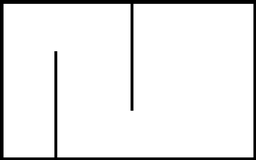
#> input picture world_data/intermediate_eval_1.png, 256 x 160 px, shrunk from 800 x 500 before the run, found by its file name
$ python image_cleaning.py
#> lines starting #> are read from the running program, lines starting #| are printed output that depends on the picture
### src/place_bot/tools/progress_bar.py
import sys


def print_progress_bar(index: float, total: float, label: str):
    """
    The print_progress_bar function is used to display a progress bar in the
    console. It takes three inputs: index, total, and label. The function
    calculates the progress percentage based on the current index and total,
    and then prints a progress bar with the corresponding percentage and label.

    Example Usage
        print_progress_bar(3, 10, "Processing")  # [====      ] 30%  Processing

    Inputs
        index (float): The current index or position in the progress.
        total (float): The total number of items or steps in the progress.
        label (str): The label or description of the progress.
    """
    n_bar = 50  # Progress bar width
    progress = index / total
    percentage = int(100 * progress)
    sys.stdout.write('\r')
    sys.stdout.write("[{:<{}}] {:3.0f}%     {}".
                     format("=" * int(n_bar * progress), n_bar,
                            percentage, label))
    sys.stdout.flush()

### src/place_bot/tools/image_cleaning.py
import cv2
import numpy as np

from place_bot.tools.progress_bar import print_progress_bar


def wall_width_correction(image_source: cv2.Mat) -> cv2.Mat:
    """
    Corrects the width of wall segments in a binary image to a standard width.

    Args:
        image_source (cv2.Mat): The input binary image.

    Returns:
        cv2.Mat: The corrected image with standardized wall widths.
    """
    img = image_source.copy()
    rows, cols = img.shape
    # imgTarget = np.zeros((rows, cols), np.uint8)
    # print("image_source.shape", image_source.shape)
    # print("imgTarget.shape", imgTarget.shape)

    new_width = 9

    # line by line
    j_end = 0
    for i in range(rows):
        j_start = 0
        prev_value = 1
        # print("")
        for j in range(cols):
            print_progress_bar(index=i * cols + j, total=cols * rows - 1,
                               label="wall_width_correction : line by line "
                                     "processing")
            value = img[i, j]
            if value == 0 and prev_value == 255:
                j_start = j

            black_size = 0
            if value == 255 and prev_value == 0 and j_start != 0:
                j_end = j
                black_size = j_end - j_start

            prev_value = value

            if 0 < black_size < new_width:
                n_to_add = new_width - black_size
                n_to_add_front = int(n_to_add / 2)
                n_to_add_back = n_to_add - n_to_add_front
                j0 = max(0, j_start - n_to_add_front)
                j1 = min(cols, j_end + n_to_add_back)
                img[i, j0:j1] = 0
                prev_value = 0
                j_start = j0

            if new_width < black_size < 2 * new_width:
                n_to_rm = black_size - new_width
                n_to_rm_front = int(n_to_rm / 2)
                n_to_rm_back = n_to_rm - n_to_rm_front
                # print(black_size, n_to_rm, n_to_rm_front, n_to_rm_back)
                j0 = max(0, j_start + n_to_rm_front)
                j1 = min(cols, j_end - n_to_rm_back)
                img[i, j_start:j0] = 255
                img[i, j1:j_end] = 255

    # col by col
    print("")
    i_end = 0
    for j in range(cols):
        i_start = 0
        prev_value = 255
        # print("")
        for i in range(rows):
            print_progress_bar(index=i + j * rows, total=cols * rows - 1,
                               label="wall_width_correction : "
                                     "col by col processing")
            value = img[i, j]
            if value == 0 and prev_value == 255:
                i_start = i

            black_size = 0
            if value == 255 and prev_value == 0 and i_start != 0:
                i_end = i
                black_size = i_end - i_start

            prev_value = value

            if 0 < black_size < new_width:
                n_to_add = new_width - black_size
                n_to_add_front = int(n_to_add / 2)
                n_to_add_back = n_to_add - n_to_add_front
                i0 = max(0, i_start - n_to_add_front)
                i1 = min(rows, i_end + n_to_add_back)
                img[i0:i1, j] = 0
                prev_value = 0
                i_start = i0

            if new_width < black_size < 1.5 * new_width:
                n_to_rm = black_size - new_width
                n_to_rm_front = int(n_to_rm / 2)
                n_to_rm_back = n_to_rm - n_to_rm_front
                # print(black_size, n_to_rm, n_to_rm_front, n_to_rm_back)
                i0 = max(0, i_start + n_to_rm_front)
                i1 = min(rows, i_end - n_to_rm_back)
                img[i_start:i0, j] = 255
                img[i1:i_end, j] = 255

    print("")

    return img


def remove_white_patch(image_source: cv2.Mat) -> cv2.Mat:
    """
    Removes small white patches from a binary image.

    Args:
        image_source (cv2.Mat): The input binary image.

    Returns:
        cv2.Mat: The image with small white patches removed.
    """
    img = image_source.copy()
    rows, cols = img.shape

    patch_size_max = 10

    # line by line
    j_end = 0
    for i in range(rows):
        j_start = 0
        prev_value = 0
        # print("")
        white_size = 0
        for j in range(cols):
            print_progress_bar(index=i * cols + j, total=cols * rows - 1,
                               label="remove_white_patch : "
                                     "line by line processing")
            value = img[i, j]
            if value == 255 and prev_value == 0:
                j_start = j

            white_size = 0
            if value == 0 and prev_value == 255:
                j_end = j
                white_size = j_end - j_start

            prev_value = value

            if 0 < white_size < patch_size_max:
                img[i, j_start:j_end] = 0

        if prev_value == 255:
            white_size = cols - j_start

        if 0 < white_size < patch_size_max:
            img[i, j_start:cols] = 0

    # col by col
    print("")
    i_end = 0
    white_size = 0
    for j in range(cols):
        i_start = 0
        prev_value = 0
        # print("")
        for i in range(rows):
            print_progress_bar(index=i + j * rows, total=cols * rows - 1,
                               label="remove_white_patch : "
                                     "col by col processing")
            value = img[i, j]
            if value == 255 and prev_value == 0:
                i_start = i

            white_size = 0
            if value == 0 and prev_value == 255:
                i_end = i
                white_size = i_end - i_start

            prev_value = value

            if 0 < white_size < patch_size_max:
                img[i_start:i_end, j] = 0

        if prev_value == 255:
            white_size = rows - i_start

        if 0 < white_size < patch_size_max:
            img[i_start:rows, j] = 0

    print("")

    return img


# [81 lines left out: function remove_black_patch, not called in this run]


def remove_noise(image_source: cv2.Mat) -> cv2.Mat:
    """
    Removes noise from a binary image using morphological operations.

    Args:
        image_source (cv2.Mat): The input binary image.

    Returns:
        cv2.Mat: The denoised image.
    """
    # Remove white pixels noise
    size_kernel = 10
    kernel = np.ones((size_kernel, size_kernel), np.uint8)
    img_opening = cv2.morphologyEx(image_source, cv2.MORPH_OPEN, kernel)
    # cv2.imshow("img_opening", img_opening)

    # Remove black pixels noise
    size_kernel_1 = 21
    size_kernel_2 = 5
    kernel = np.ones((size_kernel_2, size_kernel_1), np.uint8)
    img_closing_horiz = cv2.morphologyEx(img_opening,
                                         cv2.MORPH_CLOSE,
                                         kernel,
                                         iterations=1)
    # cv2.imshow("img_closing_horiz", img_closing_horiz)

    kernel = np.ones((size_kernel_1, size_kernel_2), np.uint8)
    img_closing_verti = cv2.morphologyEx(img_opening,
                                         cv2.MORPH_CLOSE,
                                         kernel,
                                         iterations=1)
    # cv2.imshow("img_closing_verti", img_closing_verti)

    img_closing = cv2.min(img_closing_horiz, img_closing_verti)

    return img_closing


def image_cleaning(image_source: cv2.Mat) -> cv2.Mat:
    """
    Cleans the input image by correcting wall widths.

    Args:
        image_source (cv2.Mat): The input binary image.

    Returns:
        cv2.Mat: The cleaned image.
    """
    img_clean = wall_width_correction(image_source)
    return img_clean

def main():
    img_path = "/world_data/intermediate_eval_1.png"
    # img_path = "/home/battesti/projetRobotMobile/place-bot/world_data/complete_world_2.png"
    print("image path : {}".format(img_path))
    img_source = cv2.imread(img_path, cv2.IMREAD_GRAYSCALE)
#> img_source is the input picture: shape (160, 256); min 0, max 255, mean 235.2
    cv2.imshow("img_source", img_source)

    img_clean1 = remove_noise(img_source)
#> in remove_noise, `img_opening = cv2.morphologyEx(image_source, cv2.MORPH_OPEN, kernel)`:
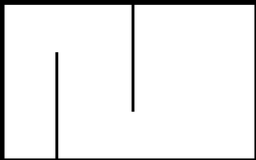
#> img_opening: shape (160, 256); min 0, max 255, mean 235
#> in remove_noise, `img_closing_horiz = cv2.morphologyEx(img_opening, cv2.MORPH_CLOSE, ker..`:
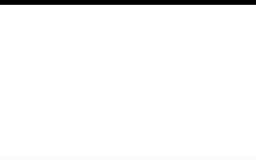
#> img_closing_horiz: shape (160, 256); min 0, max 255, mean 247.2
#> in remove_noise, `img_closing_verti = cv2.morphologyEx(img_opening, cv2.MORPH_CLOSE, ker..`:
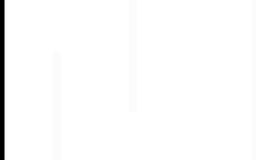
#> img_closing_verti: shape (160, 256); min 0, max 255, mean 250.2
    cv2.imshow("img_clean1", img_clean1)

    img_clean2 = image_cleaning(img_clean1)
    cv2.imshow("img_clean2", img_clean2)

    img_clean3 = remove_noise(img_clean2)
#> in remove_noise (call 2), `img_opening = cv2.morphologyEx(image_source, cv2.MORPH_OPEN, kernel)`:
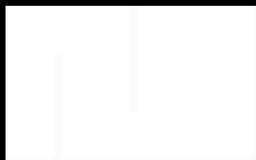
#> img_opening: shape (160, 256); min 0, max 255, mean 240.1
    cv2.imshow("img_clean3", img_clean3)

    img_clean4 = remove_white_patch(img_clean3)
    cv2.imshow("img_clean4", img_clean4)

    cv2.imwrite('/world_data/clean.png', img_clean4)

    cv2.waitKey(0)

if __name__ == '__main__':
    main()

$ run again, with world_data/CIREX_MAP1_complete_map_1.png copied over world_data/intermediate_eval_1.png
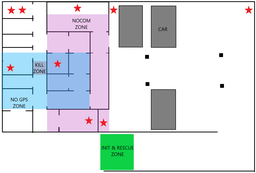
#> input picture world_data/CIREX_MAP1_complete_map_1.png, 256 x 173 px, shrunk from 1669 x 1125 before the run, found by its file name
#> in main, `img_source = cv2.imread(img_path, cv2.IMREAD_GRAYSCALE)`:
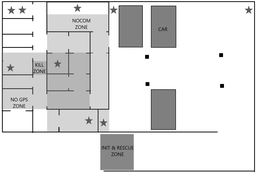
#> img_source: shape (173, 256); min 0, max 255, mean 222.2
#> in remove_noise (call 2), `img_closing_verti = cv2.morphologyEx(img_opening, cv2.MORPH_CLOSE, ker..`:
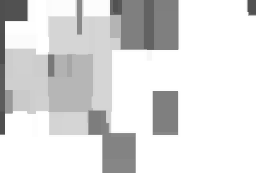
#> img_closing_verti: shape (173, 256); min 78, max 255, mean 219.4

$ run again, with world_data/CIREX_PRES_0_complete_map_2.png copied over world_data/intermediate_eval_1.png
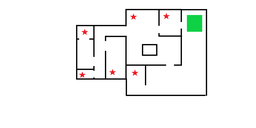
#> input picture world_data/CIREX_PRES_0_complete_map_2.png, 256 x 128 px, shrunk from 2056 x 1032 before the run, found by its file name
#> in remove_noise, `img_closing_verti = cv2.morphologyEx(img_opening, cv2.MORPH_CLOSE, ker..`:
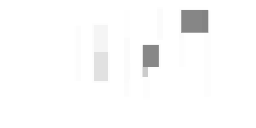
#> img_closing_verti: shape (128, 256); min 131, max 255, mean 250.6
#> in remove_noise (call 2), `img_opening = cv2.morphologyEx(image_source, cv2.MORPH_OPEN, kernel)`:
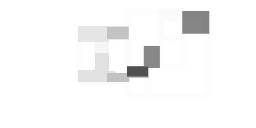
#> img_opening: shape (128, 256); min 80, max 255, mean 248.1

$ run again, with world_data/complete_map_1.png copied over world_data/intermediate_eval_1.png
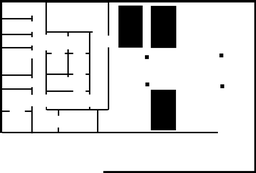
#> input picture world_data/complete_map_1.png, 256 x 173 px, shrunk from 1660 x 1122 before the run, found by its file name
#> in main, img_source is the input picture: shape (173, 256); min 0, max 255, mean 220.2
#> in remove_noise, `img_closing_verti = cv2.morphologyEx(img_opening, cv2.MORPH_CLOSE, ker..`:
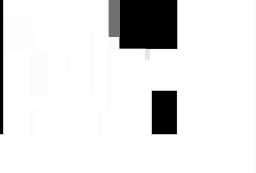
#> img_closing_verti: shape (173, 256); min 0, max 255, mean 228.4
#> in remove_noise (call 2), `img_opening = cv2.morphologyEx(image_source, cv2.MORPH_OPEN, kernel)`:
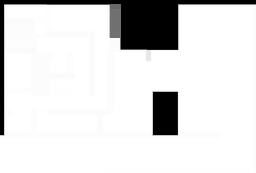
#> img_opening: shape (173, 256); min 0, max 255, mean 222.2
